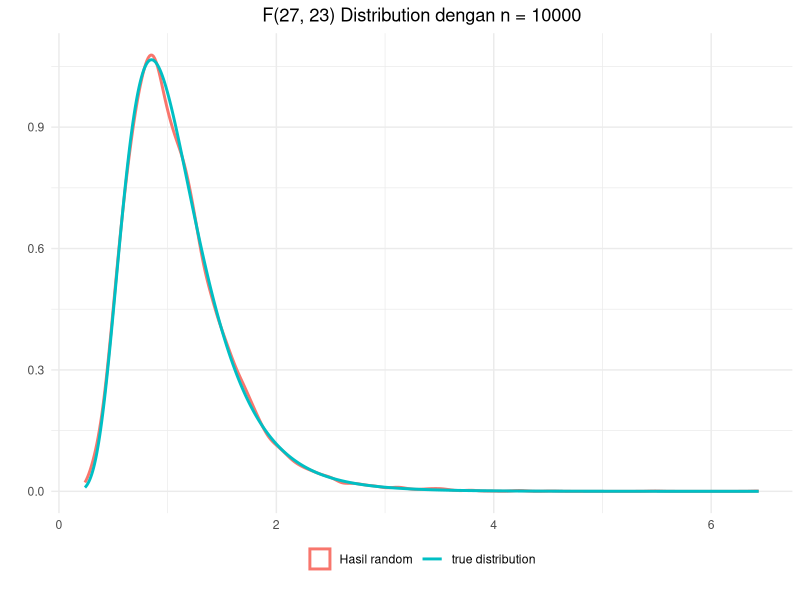
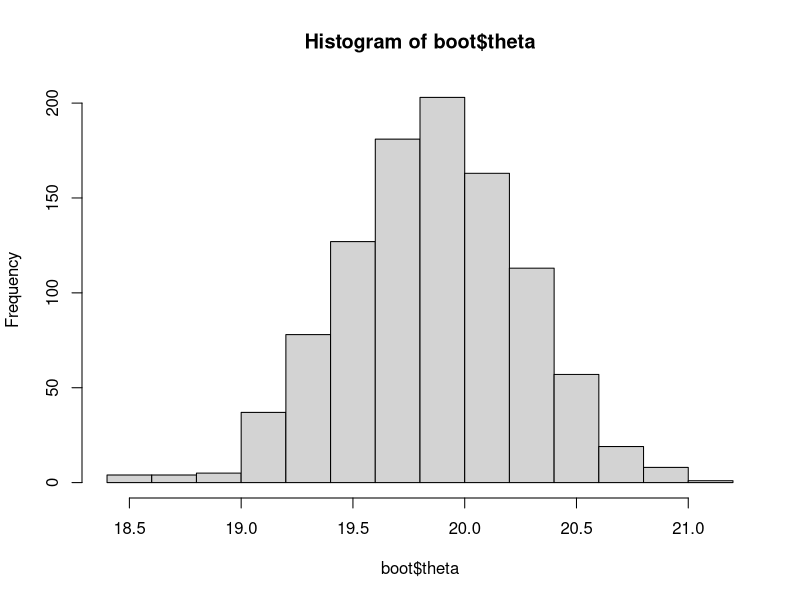
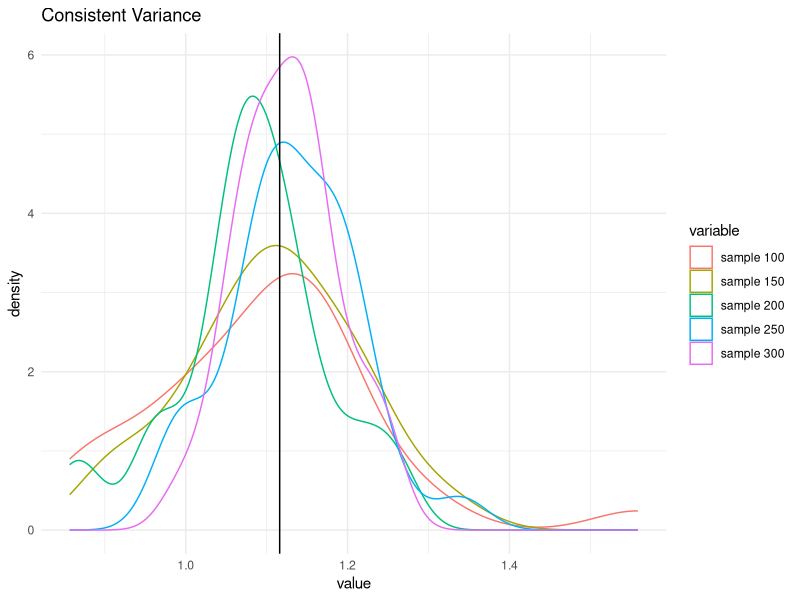
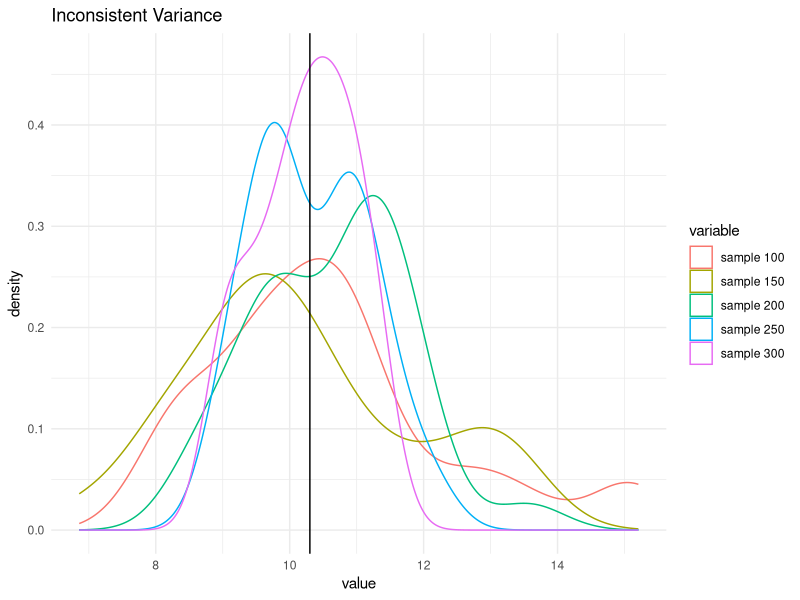
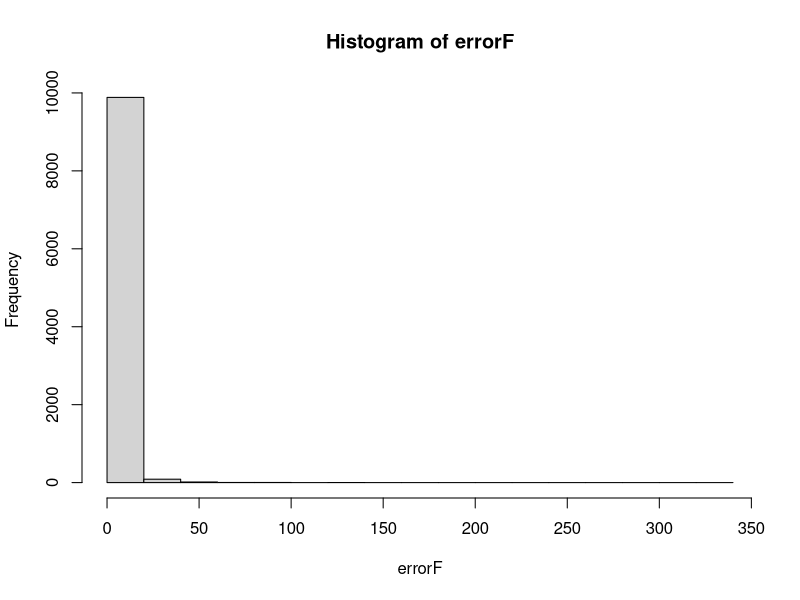
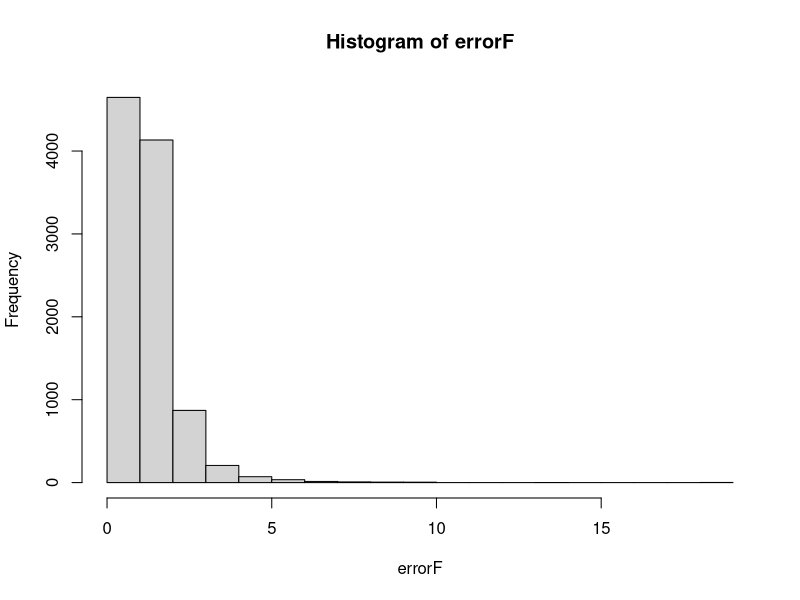

Reproduce these figures in R, in order.
## ---- chunk 1
library(ggplot2)
library(reshape2)
library(dplyr)
## ---- chunk 2
rand.z <- function(n){
      u1 <- runif(ceiling(n/2), 0, 1)
      u2 <- runif(ceiling(n/2), 0, 1)
      
      z1 <- sqrt(-2 * log(u1)) * cos(2 * pi * u2)
      z2 <- sqrt(-2 * log(u1)) * sin(2 * pi * u2)
      
      y <- c(z1, z2)
      y[1:n]
}
## ---- chunk 3
rand.chi <- function(n, v){
      y <- rep(0, n)
      for(i in 1:v){
            z <- rand.z(n)
            y <- y + z^2
      }
      y
}
## ---- chunk 4
rand.f <- function(n, v1, v2){
      chi1 <- rand.chi(n, v1)
      chi2 <- rand.chi(n, v2)
      (chi1/v1)/(chi2/v2)
}
## ---- chunk 5
df1 <- 27
df2 <- 23
f <- rand.f(10000, df1, df2)
head(f, 10)
## ---- chunk 6
ggplot() +
      geom_density(data = data.frame(x = f), 
                   aes(x, color = "Hasil random"), size = 1) +
      stat_function(fun = stats::df, n = 10000, args = list(df1 = df1, df2 = df2), 
                                size = 1, aes(color = "true distribution")) +
      labs(x = "", y = "", title = "F(27, 23) Distribution dengan n = 10000") +
      theme_minimal() +
      theme(legend.position = "bottom",
            legend.title = element_blank(),
            legend.box.margin = margin(-20, 0, 10, 0),
            plot.title = element_text(hjust = 0.5))
## ---- chunk 7
integral <- function(gx, x0, x1, n = 100000){
      x <- runif(n, x0, x1) # soal bagian a
      rata2 <- mean(gx(x)) # soal bagian b
      (x1 - x0)*rata2 # soal bagian c
}
## ---- chunk 8
gx <- function(x) x^2
## ---- chunk 9
set.seed(27)
x0 <- 0
x1 <- 2
integral(gx, x0, x1)
## ---- chunk 10
integrate(gx, x0, x1)
## ---- chunk 11
bootstrap <- function(x, iter = 1000, FUN = "mean", alpa = 0.05, ...){
      theta <- NULL
      n <- length(x)
      for(i in 1:iter){
            my_sample <- sample(x, replace = TRUE)
            theta[i] <- do.call(FUN, list(my_sample, ...))
      }
      rata2 <- mean(theta)
      bias <-  mean(theta) - mean(x)
      se <- sd(theta)
      lower_confidence <- rata2 - qt(alpa/2, n -1, lower.tail = FALSE) * se
      upper_confidence <- rata2 + qt(alpa/2, n -1, lower.tail = FALSE) * se
      
      list(theta = theta,
           mean_theta = rata2,
           bias = bias,
           se = se,
           lower_ci = lower_confidence,
           upper_ci = upper_confidence,
           alpa = alpa,
           iter = iter,
           FUN = substitute(FUN))
}
## ---- chunk 12
set.seed(10127)
x <- rnorm(100, mean = 20, sd = 4)
boot <- bootstrap(x, FUN = "mean")
boot[-1]
## ---- chunk 13
hist(boot$theta)
## ---- chunk 14
set.seed(1)
x1 <- runif(500) * 5
e1 <- rnorm(500)

y1 <- 3 + 7 * x1 + e1

data1 <- data.frame(x1, y1)
make_var <- function(sample, data) {
  tmp <- NULL
  for (i in 1:30) {
    fit <- lm(y1 ~ x1, data = data[sample(nrow(data), sample),])
    tmp[i] = var(resid(fit))
  }
  return(tmp)
}

data11 <- data.frame(index = 1:30)
for (i in seq(100, 300, 50)) {
   data_tmp1 <- make_var(i, data1)
   data11 <- mutate(data11,!!paste("sample", i) := data_tmp1)
}

tmp.plot.1 <- melt(data11, id.vars = 'index')
ggplot(tmp.plot.1, 
       aes(x = value, colour = variable)) +
   geom_density() + 
   geom_vline(xintercept = var(e1)) +
   ggtitle("Consistent Variance") +
   theme_minimal()
## ---- chunk 15
set.seed(1)
x1 <- runif(500) * 5
e1 <- rchisq(500, 5)

y1 <- 3 + 7 * x1 + e1

data1 <- data.frame(x1, y1)
make_var <- function(sample, data) {
  tmp <- NULL
  for (i in 1:30) {
    fit <- lm(y1 ~ x1, data = data[sample(nrow(data), sample),])
    tmp[i] = var(resid(fit))
  }
  return(tmp)
}

data11 <- data.frame(index = 1:30)
for (i in seq(100, 300, 50)) {
   data_tmp1 <- make_var(i, data1)
   data11 <- mutate(data11,!!paste("sample", i) := data_tmp1)
}

tmp.plot.1 <- melt(data11, id.vars = 'index')
ggplot(tmp.plot.1, 
       aes(x = value, colour = variable)) +
   geom_density() + 
   geom_vline(xintercept = var(e1)) +
   ggtitle("Inconsistent Variance") +
   theme_minimal()
## ---- chunk 16
simulateRegresi <- function(a, b, errorNonNorm, n = 100, loop = 100){
   normPValue <- NULL
   normR2 <- NULL
   normEstimasi <- NULL
   nonNormPValue <- NULL
   nonNormR2 <- NULL
   nonNormEstimasi <- NULL
   
   errorNorm <- rnorm(10000)
   
   for (i in 1:loop){
      e1 <- sample(errorNorm, size = n)
      e2 <- sample(errorNonNorm, size = n)
      x <- runif(n)
   
      y1 <- a*x + b + e1
      y2 <- a*x + b + e2
      df <- data.frame(x, y1, y2)
   
      model1 <- summary(lm(y1 ~ x, data = df))
      normEstimasi[i] <- model1$coefficients[2]
      normPValue[i] <- model1$coefficients[8]
      normR2[i] <- model1$r.squared
      
      model2 <- summary(lm(y2 ~ x, data = df))   
      nonNormEstimasi[i] <- model2$coefficients[2]
      nonNormPValue[i] <- model2$coefficients[8]
      nonNormR2[i] <- model2$r.squared
   }
   data.frame(p_value_norm = normPValue,
              p_value_non_norm  = nonNormPValue,
              estimasi_norm = normEstimasi,
              estimasi_non_norm = nonNormEstimasi,
              r2_norm = normR2,
              r2_non_norm = nonNormR2)
}
## ---- chunk 17
set.seed(32)
errorF <- rf(10000, 1, 4)
hist(errorF)
## ---- chunk 18
loop <- 100
n <- 100
a <- 7
b <- 72
sim <- simulateRegresi(a, n, errorF, n, loop)
round(sapply(sim, mean), 3)
## ---- chunk 19
errorF <- rf(10000, 27, 10)
hist(errorF)
## ---- chunk 20
loop <- 100
n <- 100
a <- 7
b <- 72
sim <- simulateRegresi(a, n, errorF, n, loop)
round(sapply(sim, mean), 3)
